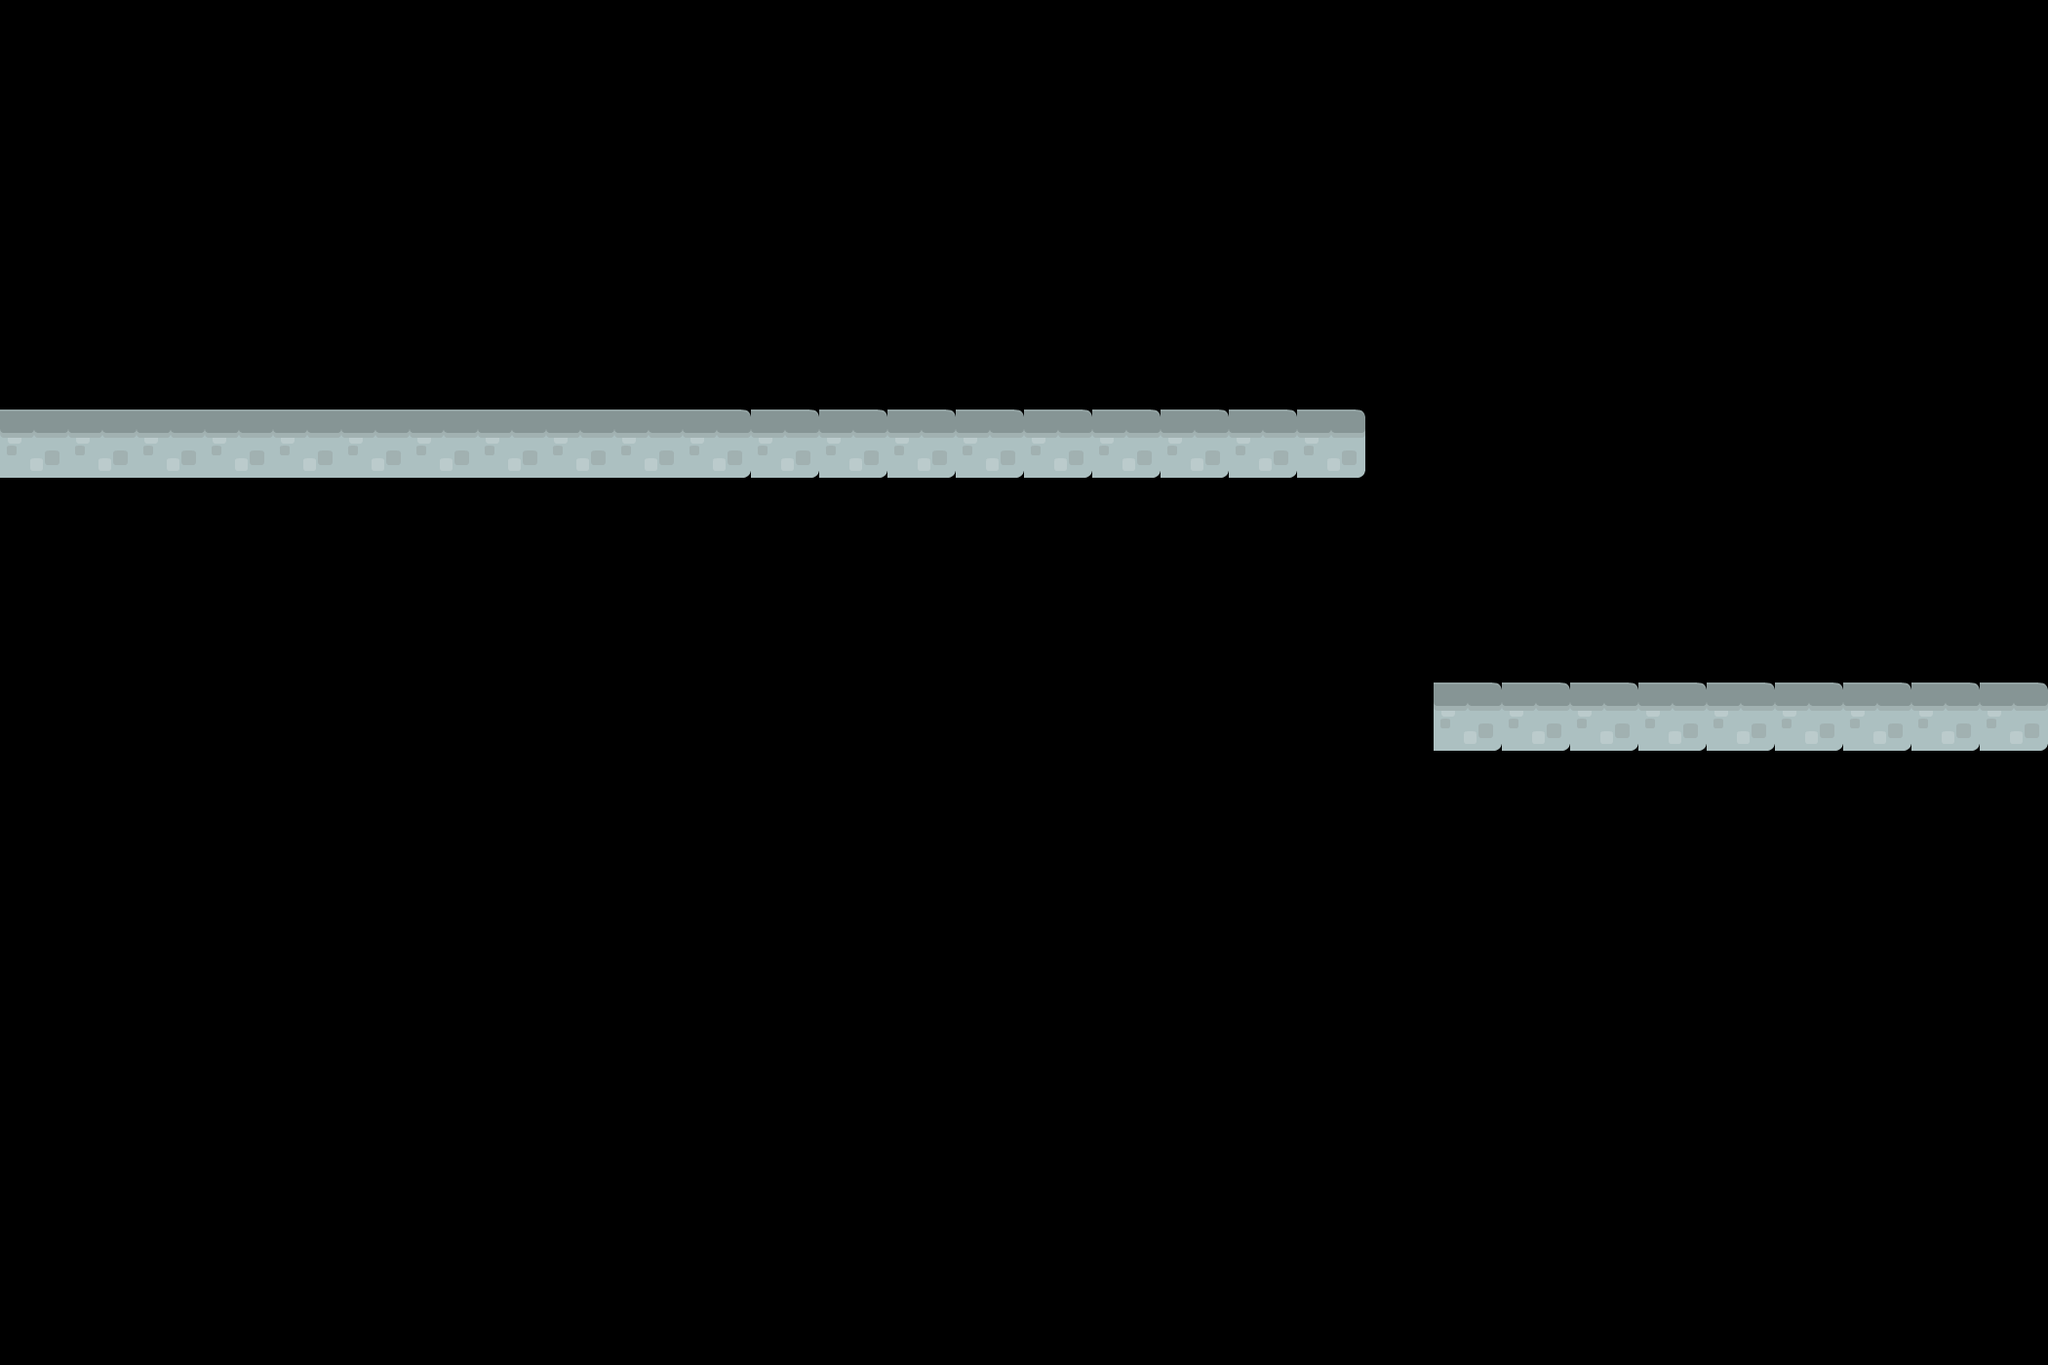

A 2D game scene composited from a Tiled map and its tileset images. What follows is a short description and the map's XML, with every tile layer's data as written:
An orthogonal 30x20 tile map with 70x70 px tiles, 1 tile layer (Tile Layer 1) and 4 objects (3x platform, player).

<map version="1.8" tiledversion="1.8.4" orientation="orthogonal" renderorder="right-down" width="30" height="20" tilewidth="70" tileheight="70" infinite="0" nextlayerid="3" nextobjectid="23">
 <tileset firstgid="1" name="tiles_spreadsheet" tilewidth="70" tileheight="70" spacing="2" tilecount="156" columns="12">
  <image source="tiles_spritesheet.png" width="914" height="936" />
 </tileset>
 <layer id="1" name="Tile Layer 1" width="30" height="20">
  <data encoding="csv">
0,0,0,0,0,0,0,0,0,0,0,0,0,0,0,0,0,0,0,0,0,0,0,0,0,0,0,0,0,0,
0,0,0,0,0,0,0,0,0,0,0,0,0,0,0,0,0,0,0,0,0,0,0,0,0,0,0,0,0,0,
0,0,0,0,0,0,0,0,0,0,0,0,0,0,0,0,0,0,0,0,0,0,0,0,0,0,0,0,0,0,
0,0,0,0,0,0,0,0,0,0,0,0,0,0,0,0,0,0,0,0,0,0,0,0,0,0,0,0,0,0,
0,0,0,0,0,0,0,0,0,0,0,0,0,0,0,0,0,0,0,0,0,0,0,0,0,0,0,0,0,0,
0,0,0,0,0,0,0,0,0,0,0,0,0,0,0,0,0,0,0,0,0,0,0,0,0,0,0,0,0,0,
36,36,36,36,36,36,36,36,36,36,24,24,24,24,24,24,24,24,24,24,0,0,0,0,0,0,0,0,0,0,
0,0,0,0,0,0,0,0,0,0,0,0,0,0,0,0,0,0,0,0,0,0,0,0,0,0,0,0,0,0,
0,0,0,0,0,0,0,0,0,0,0,0,0,0,0,0,0,0,0,0,0,0,0,0,0,0,0,0,0,0,
0,0,0,0,0,0,0,0,0,0,0,0,0,0,0,0,0,0,0,0,0,0,0,0,0,0,0,0,0,0,
0,0,0,0,0,0,0,0,0,0,0,0,0,0,0,0,0,0,0,0,0,24,24,24,24,24,24,24,24,24,
0,0,0,0,0,0,0,0,0,0,0,0,0,0,0,0,0,0,0,0,0,0,0,0,0,0,0,0,0,0,
0,0,0,0,0,0,0,0,0,0,0,0,0,0,0,0,0,0,0,0,0,0,0,0,0,0,0,0,0,0,
0,0,0,0,0,0,0,0,0,0,0,0,0,0,0,0,0,0,0,0,0,0,0,0,0,0,0,0,0,0,
0,0,0,0,0,0,0,0,0,0,0,0,0,0,0,0,0,0,0,0,0,0,0,0,0,0,0,0,0,0,
0,0,0,0,0,0,0,0,0,0,0,0,0,0,0,0,0,0,0,0,0,0,0,0,0,0,0,0,0,0,
0,0,0,0,0,0,0,0,0,0,0,0,0,0,0,0,0,0,0,0,0,0,0,0,0,0,0,0,0,0,
0,0,0,0,0,0,0,0,0,0,0,0,0,0,0,0,0,0,0,0,0,0,0,0,0,0,0,0,0,0,
0,0,0,0,0,0,0,0,0,0,0,0,0,0,0,0,0,0,0,0,0,0,0,0,0,0,0,0,0,0,
0,0,0,0,0,0,0,0,0,0,0,0,0,0,0,0,0,0,0,0,0,0,0,0,0,0,0,0,0,0
</data>
 </layer>
 <objectgroup id="2" name="Object Layer 1">
  <object id="5" type="platform" x="0" y="420" width="700" height="70" />
  <object id="8" type="player" x="280" y="350" width="70" height="70" />
  <object id="18" type="platform" x="700" y="420" width="700" height="70" />
  <object id="21" type="platform" x="1470" y="700" width="630" height="70" />
 </objectgroup>
</map>
